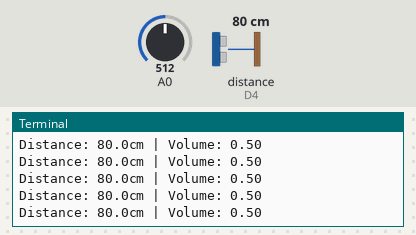
This program was run on a simulated Raspberry Pi (BCM pin numbers) with a GrovePi. On the bench: the last lines printed to the terminal. The inputs (shaded band) are chosen by the test bench; at power-on: distance to the obstacle (sensor on D4) 80 cm, A0 = 512 (analog values on the 0–1023 scale). No MQTT or app messages arrive unless stated.

Above: at 1.3 s.
1.4 s: distance to the obstacle (sensor on D4) set to 2 cm
At 1.58 s:
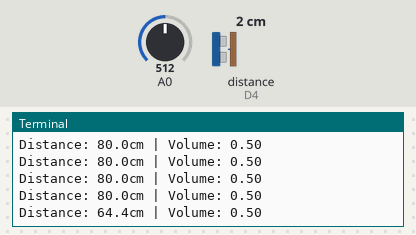
2.9 s: A0 set to 716
At 2.94 s:
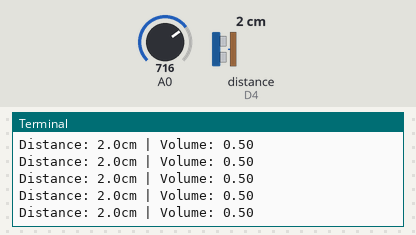
4.4 s: distance to the obstacle (sensor on D4) set to 4 cm
At 4.42 s:
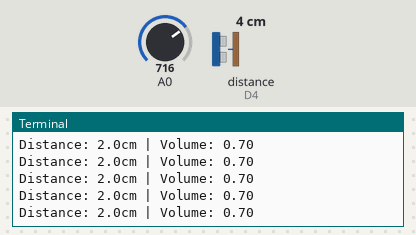
5.9 s: A0 set to 900
At 5.9 s:
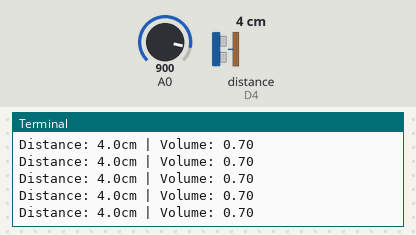
Timing chart, 0 to 8.4 s (numbered marks = the images above; inputs shaded):
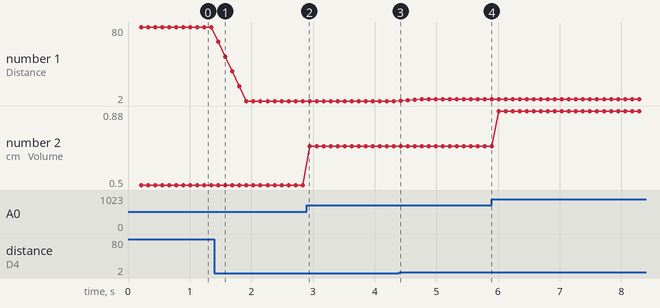

The program:

sensors.py
```python
# sensors.py - Raspberry Pi sensor reading and MQTT publishing
# written in python 2

from paho.mqtt import client as mqtt
import grovepi
import time
from collections import deque

# ===== CONFIG =====
LAPTOP_IP = "172.20.10.12"
MQTT_PORT = 1883

ULTRASONIC_PORT = 4  # port D4
POTENTIOMETER_PORT = 0  # port A0

PUBLISH_RATE = 20  # 20 Hz
FILTER_WINDOW_SIZE = 5  # averages 5 readings

DISTANCE_MIN = 2  # cm - minimum threshold
DISTANCE_MAX = 25  # cm - maximum threshold

# ===== MQTT SETUP =====
mqtt_client = mqtt.Client()

def on_connect(client, userdata, flags, rc):
    """When MQTT connects to broker"""
    if rc == 0:
        print("Connected to MQTT broker successfully")
    else:
        print("Failed to connect, return code {}".format(rc))

def on_disconnect(client, userdata, rc):
    """When MQTT disconnects"""
    print("Disconnected from MQTT broker")

mqtt_client.on_connect = on_connect
mqtt_client.on_disconnect = on_disconnect

# Connect to broker
print("Connecting to MQTT broker at {}:{}".format(LAPTOP_IP, MQTT_PORT))
mqtt_client.connect(LAPTOP_IP, MQTT_PORT, 60)
mqtt_client.loop_start()  # start MQTT in background thread

# ===== SENSOR FILTERING =====
# Moving average filter for ultrasonic sensor
distance_buffer = deque(maxlen=FILTER_WINDOW_SIZE)

def get_filtered_distance():
    """Read ultrasonic sensor and apply moving average filter"""
    try:
        # read raw distance
        raw_distance = grovepi.ultrasonicRead(ULTRASONIC_PORT)

        # add to buffer
        distance_buffer.append(raw_distance)

        # calculate moving average
        if len(distance_buffer) > 0:
            filtered_distance = sum(distance_buffer) / float(len(distance_buffer))
            return filtered_distance
        else:
            return raw_distance

    except Exception as e:
        print("Error reading ultrasonic sensor: {}".format(e))
        return None

def get_volume():
    """Read potentiometer and normalize"""
    try:
        # read anlog value (0-1023)
        pot_value = grovepi.analogRead(POTENTIOMETER_PORT)

        # normalize
        volume = pot_value / 1023.0

        return volume

    except Exception as e:
        print("Error reading potentiometer: {}".format(e))
        return None

# ===== MAIN LOOP =====
def main():
    """Main sensor reading and publishing loop"""
    print("Starting sensor readings...")
    print("Distance threshold: {}cm - {}cm".format(DISTANCE_MIN, DISTANCE_MAX))
    print("Publishing at {} Hz".format(PUBLISH_RATE))

    sleep_time = 1.0 / PUBLISH_RATE

    try:
        while True:
            # read sensors
            distance = get_filtered_distance()
            volume = get_volume()

            # only publish if readings are valid
            if distance is not None and volume is not None:
                # publish distance
                mqtt_client.publish("sensors/distance", str(distance))

                # publish volume
                mqtt_client.publish("sensors/volume", str(volume))

                # print for debugging
                print("Distance: {:.1f}cm | Volume: {:.2f}".format(distance, volume))

            # Sleep to maintain publish rate
            time.sleep(sleep_time)

    except KeyboardInterrupt:
        print("\nStopping sensor readings...")
        mqtt_client.loop_stop()
        mqtt_client.disconnect()
        print("Disconnected from MQTT broker")

if __name__ == "__main__":
    main()
```

Measured:
- after the input at 1.4 s, the terminal: prints a new line after 0.07 s (image 1)
- plotted number 1: 2 → 4 after the input at 4.4 s
- plotted number 2: 0.5 → 0.7 after the input at 2.9 s, 0.7 → 0.88 after the input at 5.9 s
